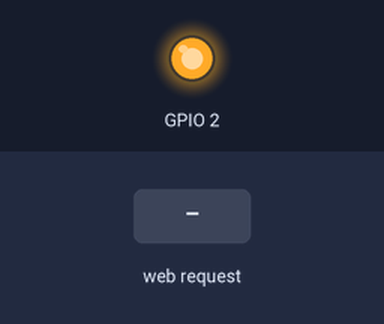
This sketch was run on a simulated ESP8266 (NodeMCU). Shown: output pins drawn as LEDs (lit = HIGH). The test bench sets the inputs (shaded band). WiFi joins after 1.5 s; servers stay silent unless stated; what the sketch prints to the serial monitor is not drawn.

Above: at 2.7 s.
2.8 s: HTTP request GET /?acao=on received
At 3.4 s:
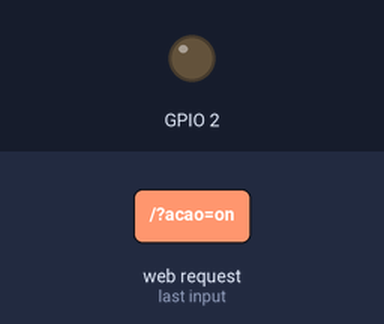
4.3 s: HTTP request GET /?acao=off received
At 4.6 s:
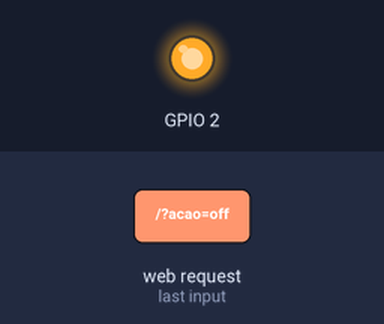
Timing chart, 0 to 7.3 s (numbered marks = the images above; inputs shaded):
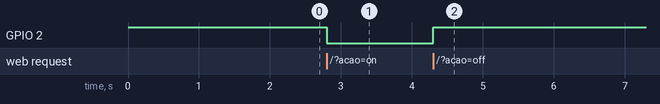

Measured:
- after the input at 2.8 s, GPIO 2: HIGH → LOW at once
- after the input at 4.3 s, GPIO 2: LOW → HIGH at once

The sketch:

ESP8266_Rele.ino
```cpp
#include <ESP8266WiFi.h>

WiFiServer server(80);

//http://192.168.18.200/?acao=on
//http://192.168.18.200/?acao=off

// ===== CONFIGURAÇÕES DA REDE =====
const char* ssid = "Nome do seu Wi-Fi";
const char* password = "Senha do seu Wifi";

IPAddress ip(192, 168, 18, 200); //IP Fixo do ESP8266
IPAddress gateway(192, 168, 18, 1);
IPAddress subnet(255, 255, 255, 0);
IPAddress dns(9, 9, 9, 9); //DNS Seguro Quad9

void setup() {
  Serial.begin(115200);
  pinMode(2, OUTPUT);
  digitalWrite(2, HIGH); // inicia desligado

  if (!WiFi.config(ip, gateway, subnet, dns)) {
    Serial.println("⚠ Falha ao configurar IP fixo");
  }

  WiFi.begin(ssid, password);
  Serial.print("Conectando");
  unsigned long inicio = millis();
  while (WiFi.status() != WL_CONNECTED && millis() - inicio < 15000) {
    delay(250);
    Serial.print(".");
  }

  if (WiFi.status() == WL_CONNECTED) {
    Serial.println("\n✅ Conectado ao WiFi");
    Serial.print("IP: ");
    Serial.println(WiFi.localIP());
    server.begin();
  } else {
    Serial.println("\n❌ Falha na conexão WiFi");
  }
}

void loop() {
  WiFiClient client = server.available();
  if (!client) return;

  Serial.println("Novo cliente conectou");
  String req = client.readStringUntil('\r');
  client.flush();
  Serial.println("Requisição: " + req);

  // Só executa se tiver "acao="
  if (req.indexOf("acao=off") != -1) {
    digitalWrite(2, HIGH);
    Serial.println("Relé DESLIGADO");
    client.println("HTTP/1.1 200 OK");
    client.println("Content-Type: text/plain");
    client.println("Connection: close");
    client.println();
    client.println("Relé desligado");
  }
  else if (req.indexOf("acao=on") != -1) {
    digitalWrite(2, LOW);
    Serial.println("Relé LIGADO");
    client.println("HTTP/1.1 200 OK");
    client.println("Content-Type: text/plain");
    client.println("Connection: close");
    client.println();
    client.println("Relé ligado");
  }
  else {
    // Caso só acesse o IP, não faz nada
    client.println("HTTP/1.1 200 OK");
    client.println("Content-Type: text/plain");
    client.println("Connection: close");
    client.println();
    client.println("Nenhuma ação executada");
  }

  delay(1);
  client.stop();
  Serial.println("Cliente desconectado");
}
```
